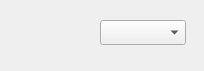
<?xml version="1.0" encoding="UTF-8"?>
<ui version="4.0">
 <class>SearchCondition</class>
 <widget class="QWidget" name="SearchCondition">
  <property name="geometry">
   <rect>
    <x>0</x>
    <y>0</y>
    <width>204</width>
    <height>71</height>
   </rect>
  </property>
  <property name="windowTitle">
   <string>Form</string>
  </property>
  <widget class="QLabel" name="labelCond">
   <property name="geometry">
    <rect>
     <x>10</x>
     <y>30</y>
     <width>67</width>
     <height>17</height>
    </rect>
   </property>
   <property name="text">
    <string/>
   </property>
  </widget>
  <widget class="QComboBox" name="comboBoxCond">
   <property name="geometry">
    <rect>
     <x>100</x>
     <y>20</y>
     <width>86</width>
     <height>25</height>
    </rect>
   </property>
  </widget>
 </widget>
 <resources/>
 <connections/>
</ui>
